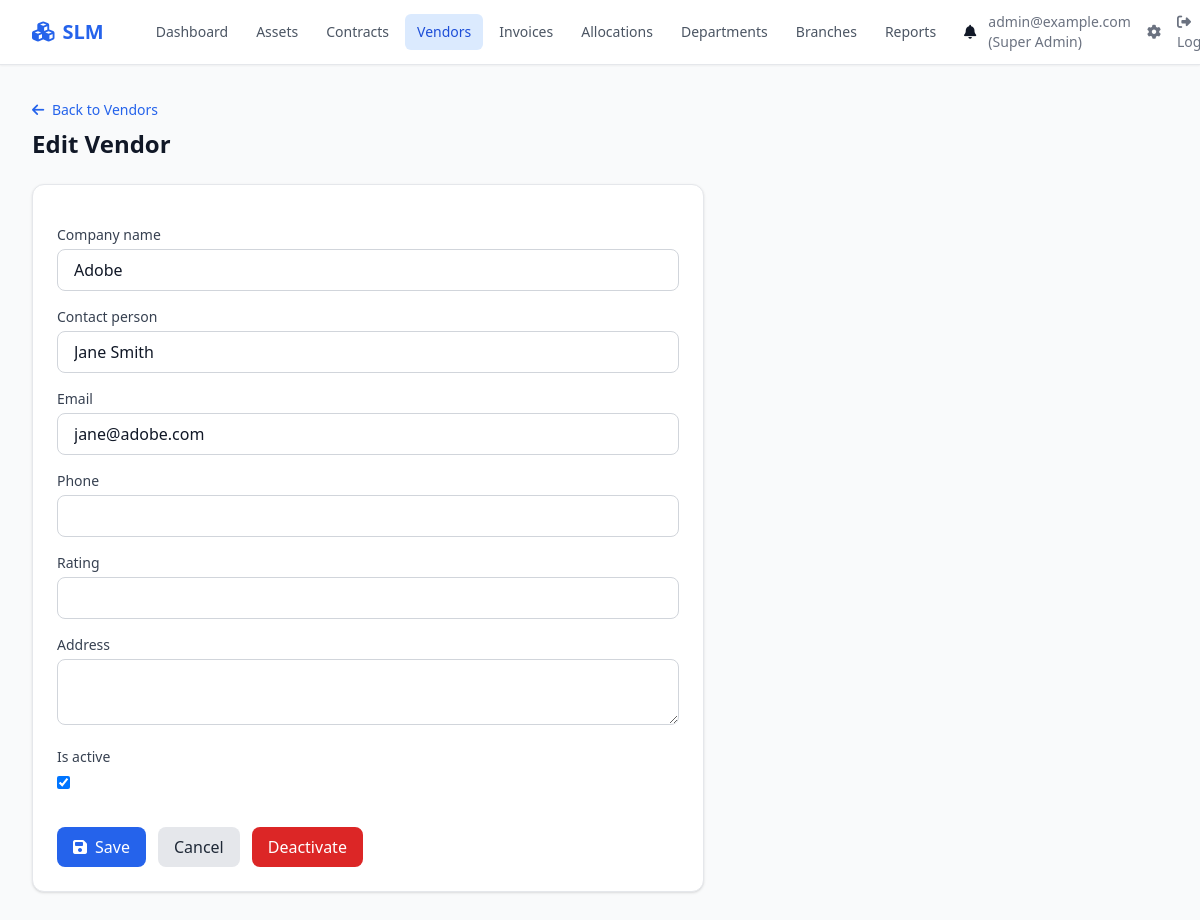
The app's page /vendors/2/edit/ (signed in) with its own data.
### slm/models/user.py (models this page shows, shortened)
class User(AbstractUser):
    username = None
    email = models.EmailField("email address", unique=True)
    role = models.CharField(max_length=30, choices=ROLE_CHOICES, default="it_staff")
    department = models.ForeignKey(
        Department, on_delete=models.SET_NULL, null=True, blank=True, related_name="users"
    )
    branch = models.ForeignKey(
        Branch, on_delete=models.SET_NULL, null=True, blank=True, related_name="users"
    )
    phone = models.CharField(max_length=30, blank=True)
    is_verified = models.BooleanField(default=False)
    created_at = models.DateTimeField(auto_now_add=True)
    updated_at = models.DateTimeField(auto_now=True)
    USERNAME_FIELD = "email"
    REQUIRED_FIELDS = ["first_name", "last_name"]
    objects = UserManager()
    class Meta:
        ordering = ["email"]
    @property
    def can_edit_finance(self):
        return self.role in ("super_admin", "finance_manager", "accounts_officer")
    @property
    def can_edit_assets(self):
        return self.role in ("super_admin", "it_manager", "it_staff")

### slm/models/vendor.py (models this page shows, shortened)
class Vendor(models.Model):
    company_name = models.CharField(max_length=300)
    contact_person = models.CharField(max_length=200, blank=True)
    email = models.EmailField(blank=True)
    phone = models.CharField(max_length=50, blank=True)
    rating = models.DecimalField(max_digits=3, decimal_places=2, null=True, blank=True)  # e.g. 1-5
    address = models.TextField(blank=True)
    is_active = models.BooleanField(default=True)
    created_at = models.DateTimeField(auto_now_add=True)
    updated_at = models.DateTimeField(auto_now=True)
    class Meta:
        ordering = ["company_name"]

### slm/views.py (the view, shortened to what this page needs)
# urls.py: path("vendors/<int:pk>/edit/", views.VendorUpdateView.as_view(), name="vendor_edit"),
class VendorUpdateView(LoginRequiredMixin, UpdateView):
    model = Vendor
    form_class = VendorForm
    template_name = "slm/vendor_form.html"
    context_object_name = "vendor"
    success_url = reverse_lazy("slm:vendor_list")
    def get_queryset(self):
        return Vendor.objects.all()

### templates/slm/vendor_form.html (shortened to what this page needs)
{% extends "base.html" %}
{% block content %}
<div class="mb-6">
    <a href="{% url 'slm:vendor_list' %}" class="text-primary-600 dark:text-primary-400 text-sm font-medium mb-2 inline-block"><i class="fas fa-arrow-left mr-1"></i> Back to Vendors</a>
    <h1 class="text-2xl font-bold text-gray-900 dark:text-white">{% if object %}Edit{% else %}Add{% endif %} Vendor</h1>
</div>
<div class="bg-white dark:bg-gray-800 rounded-xl shadow border border-gray-200 dark:border-gray-700 p-6 max-w-2xl">
    <form method="post" class="space-y-4">
        {% for field in form %}
        <div>
            <label for="{{ field.id_for_label }}" class="block text-sm font-medium text-gray-700 dark:text-gray-300 mb-1">{{ field.label }}</label>
            {{ field }}
        </div>
        {% endfor %}
        <div class="flex gap-3 pt-4">
            <button type="submit" class="px-4 py-2 bg-primary-600 text-white rounded-lg hover:bg-primary-700 font-medium"><i class="fas fa-save mr-2"></i>Save</button>
            <a href="{% url 'slm:vendor_list' %}" class="px-4 py-2 bg-gray-200 dark:bg-gray-700 text-gray-800 dark:text-gray-200 rounded-lg hover:bg-gray-300 dark:hover:bg-gray-600 font-medium">Cancel</a>
            {% if object %}
            <a href="{% url 'slm:vendor_delete' object.pk %}" class="px-4 py-2 bg-red-600 text-white rounded-lg hover:bg-red-700 font-medium" onclick="return confirm('Are you sure you want to deactivate this vendor?')">Deactivate</a>
            {% endif %}
        </div>
    </form>
</div>
{% endblock %}

### templates/base.html (shortened to what this page needs)
<!DOCTYPE html>
<html lang="en" class="{% if dark_mode %}dark{% endif %}">
<head>
    <script src="https://cdn.tailwindcss.com"></script>
    <link rel="stylesheet" href="https://cdnjs.cloudflare.com/ajax/libs/font-awesome/6.4.0/css/all.min.css">
</head>
<body class="bg-gray-50 dark:bg-gray-900 text-gray-900 dark:text-gray-100 min-h-screen">
    <nav class="bg-white dark:bg-gray-800 border-b border-gray-200 dark:border-gray-700 shadow-sm">
        <div class="max-w-7xl mx-auto px-4 sm:px-6 lg:px-8">
            <div class="flex justify-between h-16">
                <div class="flex items-center">
                    <a href="{% url 'slm:dashboard' %}" class="flex items-center gap-2 text-xl font-semibold text-primary-600 dark:text-primary-400">
                        <i class="fas fa-cubes"></i>
                        <span>SLM</span>
                    </a>
                    <div class="hidden md:flex ml-10 gap-1">
                        <a href="{% url 'slm:dashboard' %}" class="px-3 py-2 rounded-md text-sm font-medium {% if request.resolver_match.url_name == 'dashboard' %}bg-primary-100 dark:bg-primary-900/30 text-primary-700 dark:text-primary-300{% else %}text-gray-600 dark:text-gray-300 hover:bg-gray-100 dark:hover:bg-gray-700{% endif %}">Dashboard</a>
                        <a href="{% url 'slm:asset_list' %}" class="px-3 py-2 rounded-md text-sm font-medium {% if 'asset' in request.resolver_match.url_name %}bg-primary-100 dark:bg-primary-900/30 text-primary-700 dark:text-primary-300{% else %}text-gray-600 dark:text-gray-300 hover:bg-gray-100 dark:hover:bg-gray-700{% endif %}">Assets</a>
                        <a href="{% url 'slm:contract_list' %}" class="px-3 py-2 rounded-md text-sm font-medium {% if 'contract' in request.resolver_match.url_name %}bg-primary-100 dark:bg-primary-900/30 text-primary-700 dark:text-primary-300{% else %}text-gray-600 dark:text-gray-300 hover:bg-gray-100 dark:hover:bg-gray-700{% endif %}">Contracts</a>
                        <a href="{% url 'slm:vendor_list' %}" class="px-3 py-2 rounded-md text-sm font-medium {% if 'vendor' in request.resolver_match.url_name %}bg-primary-100 dark:bg-primary-900/30 text-primary-700 dark:text-primary-300{% else %}text-gray-600 dark:text-gray-300 hover:bg-gray-100 dark:hover:bg-gray-700{% endif %}">Vendors</a>
                        <a href="{% url 'slm:invoice_list' %}" class="px-3 py-2 rounded-md text-sm font-medium {% if 'invoice' in request.resolver_match.url_name %}bg-primary-100 dark:bg-primary-900/30 text-primary-700 dark:text-primary-300{% else %}text-gray-600 dark:text-gray-300 hover:bg-gray-100 dark:hover:bg-gray-700{% endif %}">Invoices</a>
                        <a href="{% url 'slm:allocation_list' %}" class="px-3 py-2 rounded-md text-sm font-medium {% if 'allocation' in request.resolver_match.url_name %}bg-primary-100 dark:bg-primary-900/30 text-primary-700 dark:text-primary-300{% else %}text-gray-600 dark:text-gray-300 hover:bg-gray-100 dark:hover:bg-gray-700{% endif %}">Allocations</a>
                        <a href="{% url 'slm:department_list' %}" class="px-3 py-2 rounded-md text-sm font-medium {% if 'department' in request.resolver_match.url_name %}bg-primary-100 dark:bg-primary-900/30 text-primary-700 dark:text-primary-300{% else %}text-gray-600 dark:text-gray-300 hover:bg-gray-100 dark:hover:bg-gray-700{% endif %}">Departments</a>
                        <a href="{% url 'slm:branch_list' %}" class="px-3 py-2 rounded-md text-sm font-medium {% if 'branch' in request.resolver_match.url_name %}bg-primary-100 dark:bg-primary-900/30 text-primary-700 dark:text-primary-300{% else %}text-gray-600 dark:text-gray-300 hover:bg-gray-100 dark:hover:bg-gray-700{% endif %}">Branches</a>
                        <a href="{% url 'slm:reports' %}" class="px-3 py-2 rounded-md text-sm font-medium {% if 'reports' in request.resolver_match.url_name %}bg-primary-100 dark:bg-primary-900/30 text-primary-700 dark:text-primary-300{% else %}text-gray-600 dark:text-gray-300 hover:bg-gray-100 dark:hover:bg-gray-700{% endif %}">Reports</a>
                        <a href="{% url 'slm:notification_list' %}" class="px-3 py-2 rounded-md text-sm font-medium relative">
                            <i class="fas fa-bell"></i>
                        </a>
                    </div>
                </div>
                <div class="flex items-center gap-4">
                    {% if user.is_authenticated %}
                    <span class="text-sm text-gray-500 dark:text-gray-400">{{ user.email }} ({{ user.get_role_display }})</span>
                    <a href="{% url 'admin:index' %}" class="text-sm text-gray-500 hover:text-primary-600"><i class="fas fa-cog"></i></a>
                    <a href="{% url 'logout' %}" class="text-sm text-gray-500 hover:text-red-600"><i class="fas fa-sign-out-alt"></i> Logout</a>
                    {% else %}
                    <a href="{% url 'login' %}" class="text-sm text-primary-600 dark:text-primary-400 font-medium">Sign in</a>
                    {% endif %}
                </div>
            </div>
        </div>
    </nav>
    <main class="max-w-7xl mx-auto px-4 sm:px-6 lg:px-8 py-8">
        {% block content %}{% endblock %}
    </main>
</body>
</html>

### records on screen
User: email "admin@example.com", role "Super Admin"
Vendor: form "Adobe" "Jane Smith" "jane@adobe.com" "☑"

### other values on screen
{{ field.label }} "Company name" "Contact person" "Email" "Phone" "Rating" "Address" "Is active"
